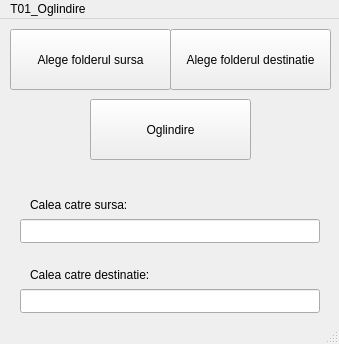
<?xml version="1.0" encoding="UTF-8"?>
<ui version="4.0">
 <class>MainWindow</class>
 <widget class="QMainWindow" name="MainWindow">
  <property name="geometry">
   <rect>
    <x>0</x>
    <y>0</y>
    <width>339</width>
    <height>344</height>
   </rect>
  </property>
  <property name="windowTitle">
   <string>MainWindow</string>
  </property>
  <widget class="QWidget" name="centralwidget">
   <widget class="QPushButton" name="button_alege_fisier_sursa">
    <property name="geometry">
     <rect>
      <x>10</x>
      <y>10</y>
      <width>161</width>
      <height>61</height>
     </rect>
    </property>
    <property name="text">
     <string>Alege folderul sursa</string>
    </property>
   </widget>
   <widget class="QPushButton" name="button_alege_fisier_destinatie">
    <property name="geometry">
     <rect>
      <x>170</x>
      <y>10</y>
      <width>161</width>
      <height>61</height>
     </rect>
    </property>
    <property name="text">
     <string>Alege folderul destinatie</string>
    </property>
   </widget>
   <widget class="QPushButton" name="button_oglindire">
    <property name="geometry">
     <rect>
      <x>90</x>
      <y>80</y>
      <width>161</width>
      <height>61</height>
     </rect>
    </property>
    <property name="text">
     <string>Oglindire</string>
    </property>
   </widget>
   <widget class="QLabel" name="label">
    <property name="geometry">
     <rect>
      <x>30</x>
      <y>170</y>
      <width>101</width>
      <height>31</height>
     </rect>
    </property>
    <property name="text">
     <string>Calea catre sursa:</string>
    </property>
   </widget>
   <widget class="QLabel" name="label_3">
    <property name="geometry">
     <rect>
      <x>30</x>
      <y>240</y>
      <width>121</width>
      <height>31</height>
     </rect>
    </property>
    <property name="text">
     <string>Calea catre destinatie:</string>
    </property>
   </widget>
   <widget class="QLineEdit" name="Cale_Fisier_Sursa">
    <property name="geometry">
     <rect>
      <x>20</x>
      <y>200</y>
      <width>300</width>
      <height>24</height>
     </rect>
    </property>
    <property name="readOnly">
     <bool>true</bool>
    </property>
   </widget>
   <widget class="QLineEdit" name="Cale_Fisier_Destinatie">
    <property name="geometry">
     <rect>
      <x>20</x>
      <y>270</y>
      <width>300</width>
      <height>24</height>
     </rect>
    </property>
    <property name="readOnly">
     <bool>true</bool>
    </property>
   </widget>
  </widget>
  <widget class="QMenuBar" name="menubar">
   <property name="geometry">
    <rect>
     <x>0</x>
     <y>0</y>
     <width>339</width>
     <height>21</height>
    </rect>
   </property>
   <widget class="QMenu" name="menuOglindire_T01">
    <property name="title">
     <string>T01_Oglindire</string>
    </property>
   </widget>
   <addaction name="menuOglindire_T01"/>
  </widget>
  <widget class="QStatusBar" name="statusbar"/>
 </widget>
 <resources/>
 <connections/>
</ui>
